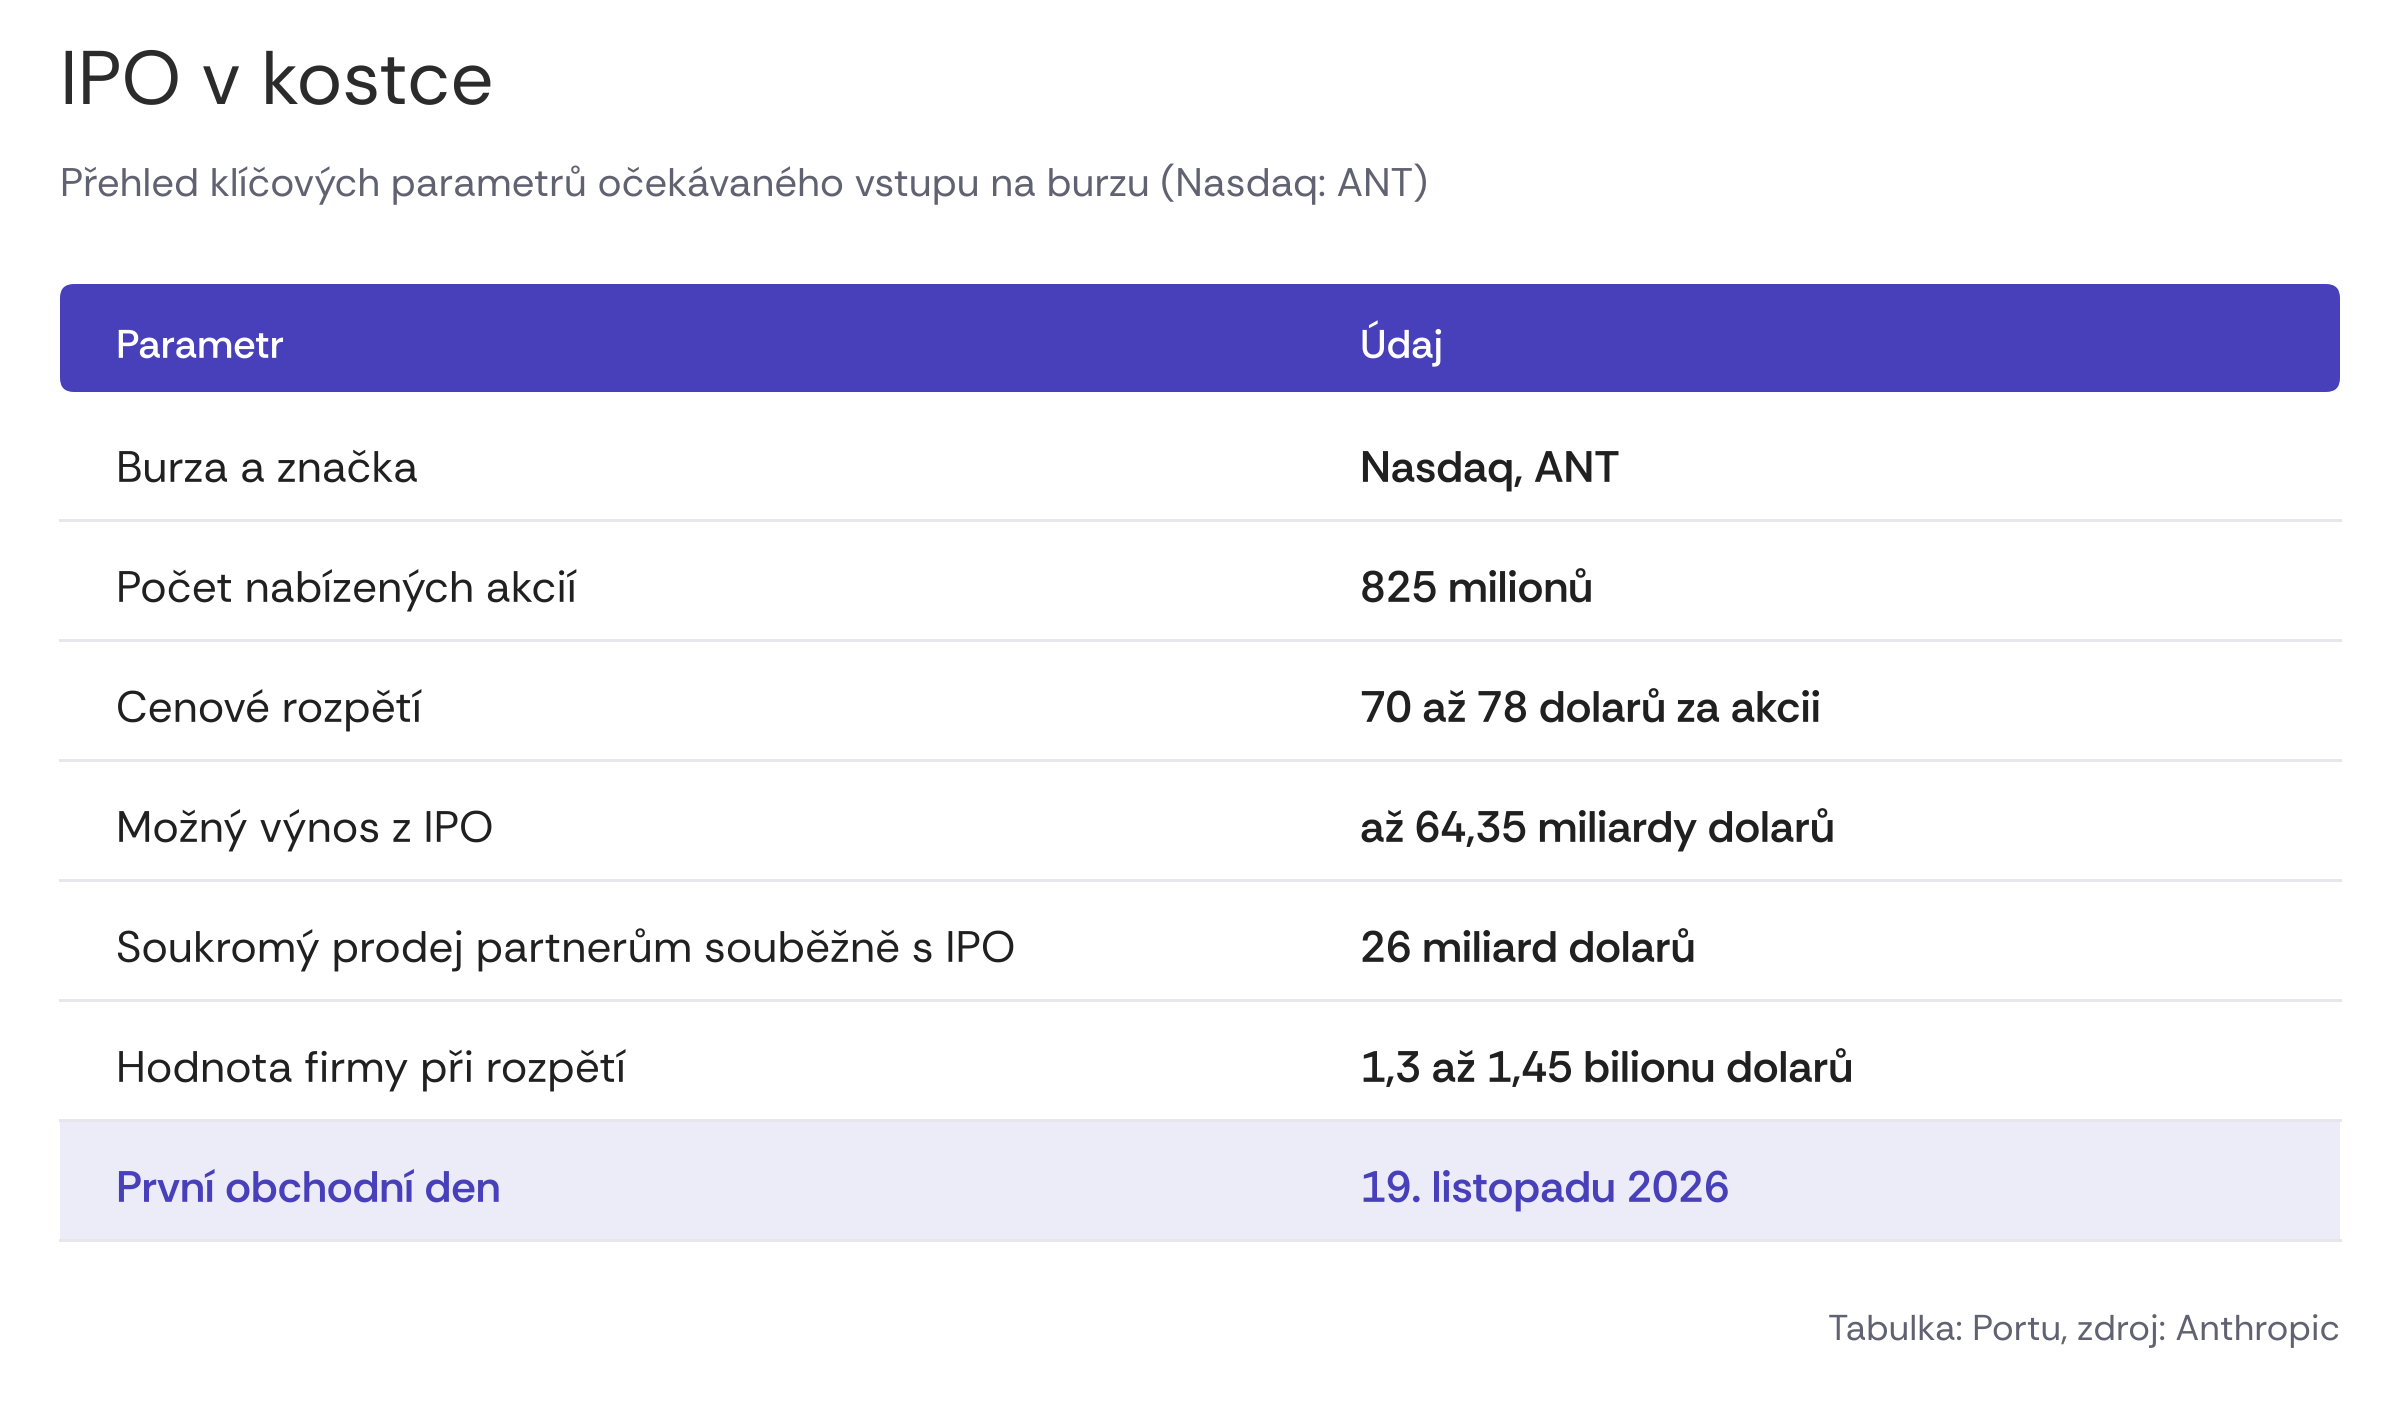

Here is the Python script that generated this plot:
"""Anthropic – IPO v kostce: klíčové parametry očekávaného vstupu na burzu (Nasdaq: ANT). Tabulka v Portu vzhledu.

Data: převzato 1:1 z předlohy (zdroj Anthropic). Kontrola: 825 mil. akcií × 78 USD = 64,35 mld. USD (horní hranice rozpětí).
Uloženo ostře ve dvojnásobném rozlišení (2400 px na šířku).
Spouštěj z kořene repozitáře: python3 vystupy/grafy/2026-11-18-anthropic-ipo.py
"""
import csv
import sys

import matplotlib

matplotlib.use("Agg")
import matplotlib.pyplot as plt  # noqa: E402
from matplotlib import font_manager  # noqa: E402
from matplotlib.patches import FancyBboxPatch, Rectangle  # noqa: E402

sys.path.insert(0, "nastroje")
import portu_grafy as pg  # noqa: E402

ZAKLAD = "vystupy/grafy/2026-11-18-anthropic-ipo"
F = "nastroje/fonty/RethinkSans"
REGULAR = font_manager.FontProperties(fname=F + ".ttf")
MEDIUM = font_manager.FontProperties(fname=F + "-Medium.ttf")
SEMIBOLD = font_manager.FontProperties(fname=F + "-SemiBold.ttf")

TEXT = "#202020"
CARA = "#E7E7EB"
FIALOVA_SVETLA = "#ECEBF8"   # podklad zvýrazněného řádku
W, DPI = 1200, 200           # rozvržení v bodech jako u ostatních tabulek
VYSTUP_DPI = 400             # uložení ve dvojnásobném rozlišení → 2400 px
PT = DPI / 72

radky = list(csv.DictReader(open(ZAKLAD + ".csv", encoding="utf-8")))

RADEK = 60
Y_HL = 142
VYSKA_HL = 54
Y_PRVNI = Y_HL + VYSKA_HL + 4
H = Y_PRVNI + len(radky) * RADEK + 84
fig = plt.figure(figsize=(W / DPI, H / DPI), dpi=DPI, facecolor="white")
ax = fig.add_axes([0, 0, 1, 1])
ax.set_xlim(0, W)
ax.set_ylim(H, 0)
ax.axis("off")


def text(x, y, s, px, barva, font, **kw):
    return ax.text(x, y, s, fontsize=px / PT, color=barva, fontproperties=font, **kw)


L, P = 30, 1170
X_PARAMETR, X_UDAJ = L + 28, 680

text(L, 52, "IPO v kostce", 38, pg.TEXT_TMAVY, REGULAR, va="baseline")
text(L, 98, "Přehled klíčových parametrů očekávaného vstupu na burzu (Nasdaq: ANT)", 20, pg.TEXT_SEDY, REGULAR,
     va="baseline")

ax.add_patch(FancyBboxPatch((L, Y_HL), P - L, VYSKA_HL, boxstyle="round,pad=0,rounding_size=7",
                            facecolor=pg.FIALOVA, edgecolor="none"))
stred_hl = Y_HL + VYSKA_HL / 2
for x, nazev in ((X_PARAMETR, "Parametr"), (X_UDAJ, "Údaj")):
    text(x, stred_hl, nazev, 20, "white", MEDIUM, va="center_baseline")

y = Y_PRVNI
for r in radky:
    zvyraznit = r["zvyraznit"] == "1"
    if zvyraznit:
        ax.add_patch(Rectangle((L, y), P - L, RADEK, facecolor=FIALOVA_SVETLA, edgecolor="none", zorder=0))
    ax.plot([L, P], [y + RADEK, y + RADEK], color=CARA, linewidth=1.5 / PT, zorder=1)
    stred = y + RADEK / 2
    text(X_PARAMETR, stred, r["parametr"], 22, pg.FIALOVA if zvyraznit else TEXT, SEMIBOLD if zvyraznit else REGULAR,
         va="center_baseline", zorder=2)
    text(X_UDAJ, stred, r["udaj"], 22, pg.FIALOVA if zvyraznit else TEXT, SEMIBOLD, va="center_baseline", zorder=2)
    y += RADEK

text(P, y + 50, "Tabulka: Portu, zdroj: Anthropic", 18, pg.TEXT_SEDY, REGULAR, ha="right", va="baseline")
fig.savefig(ZAKLAD + ".png", dpi=VYSTUP_DPI, facecolor="white")
